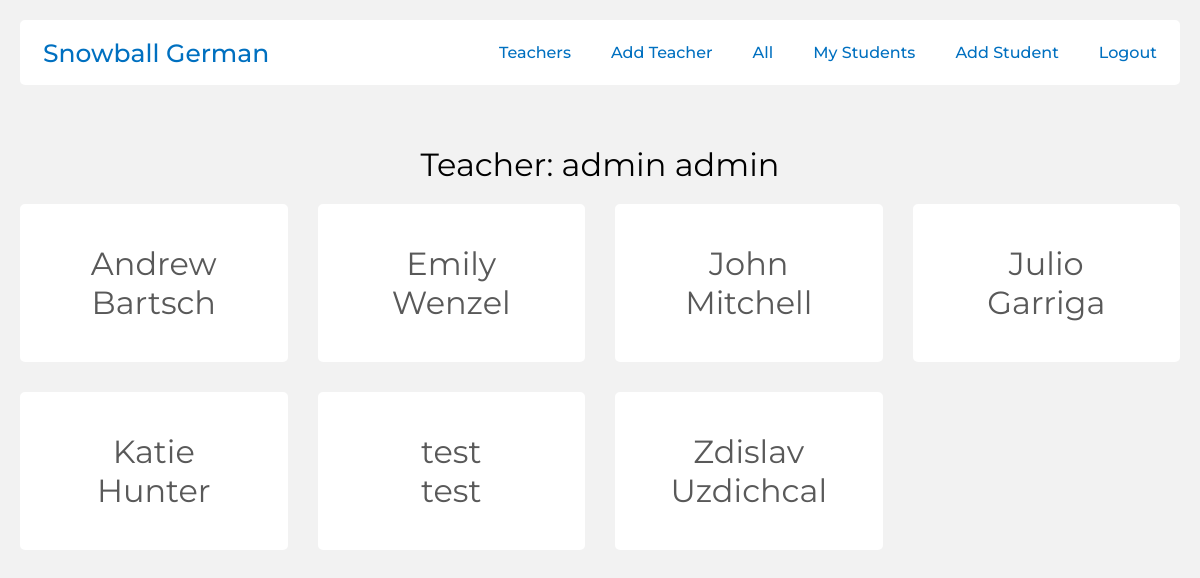
The app's page /030/teacherDetail.php?id=2 (signed in) with its own data.
### tables this page shows
CREATE TABLE `user` (
  `id` int(11) NOT NULL,
  `name` varchar(50) NOT NULL,
  `surname` varchar(50) NOT NULL,
  `email` varchar(50) NOT NULL,
  `password` varchar(200) NOT NULL,
  `admin` tinyint(1) NOT NULL,
  `teacher` tinyint(4) NOT NULL,
  `teacher_id` int(11) NOT NULL,
  `gdpr` tinyint(4) NOT NULL
);

### 030/model/trida.php (called while the page is built, shortened)
<?php
class trida
{
    protected $conn;
    public function __construct()
    {
        $this->conn = new PDO('mysql:host=' . trida::HOST . ';dbname=' . trida::DBNAME,
        trida::USER,
        trida::PASS);
        $this->conn->query('SET NAMES utf8');
    }
    public function exec($sql, $PARAMS = [])
    {
        $stmt = $this->conn->prepare($sql);
        $result = $stmt->execute($PARAMS);
        return $stmt;
    }
    public function selectAll($sql, $PARAMS = [])
    {
        return $this->exec($sql, $PARAMS)->fetchAll();
    }
    public function selectOne($sql, $PARAMS = [])
    {
        return $this->exec($sql, $PARAMS)->fetch();
    }
}

### 030/model/abstraktni.php (called while the page is built, shortened)
<?php
class abstraktni
{
    public function __construct(trida $db)
    {
        $this->db = $db;
    }
}

### 030/model/user_repository.php (called while the page is built, shortened)
<?php
class user_repository extends abstraktni{
    public function GetStudentsByTeacherId($teacher_id)
    {
        $sql = 'SELECT * from user where teacher_id=:teacher_id order by name';
        $params = [
            ':teacher_id' => $teacher_id,
        ];
        return $this->db->selectAll($sql, $params);
    }
    public function getUserById($id)
    {
        $sql ='SELECT * from user where id = :id';
        $params = [
            ':id' => $id,
        ];
        return $this->db->selectOne($sql, $params);
    }
}

### 030/teacherDetail.php (the view, shortened to what this page needs)
<?php
$db = new trida();
$us = new user_repository($db);
$user = $us->getUserByID($_GET['id']);
$student = $us->GetStudentsByTeacherId($_GET['id']);
?>
<?php if(isset($_SESSION['user'])):?>
<!DOCTYPE html>
<html lang="en">
<head>
    <?php include 'head.php'?>
</head>
<body>
    <?php include 'header.php'?>
    <main class="transparent">
            <h1 class="center weight400"> Teacher: <?= $user['name']?> <?= $user['surname']?></a> </h1>
            <div class="students">
                <?php foreach($student as $s):?>
                <a href="tabularOverview.php?id=<?=$s['id']?>" class="student-content link">
                    <div class="students-element">
                        <h1 class="weight400"><?=$s['name']?></h1>
                        <h1 class="weight400"><?=$s['surname']?></h1>
                    </div>
                </a>
                <?php endforeach;?>
            </div>
            </main>
        </body>
        </html>
</body>
</html>
<?php endif;?>

### 030/head.php (shortened to what this page needs)
<link rel="stylesheet" href="style.css">

### 030/header.php (shortened to what this page needs)
<header>
    <h1 class="logo">Snowball German</h1>
        <nav>
        <ul class="navigation">
        <?php if(isset($_SESSION['user']) && $_SESSION['user']['admin'] == 1 ):?>
            <li><a href="teachers.php">Teachers</a></li>
            <li><a href="teacherAdd.php">Add Teacher</a></li>
        <?php endif; ?>
        <?php if(isset($_SESSION['user']) && $_SESSION['user']['teacher'] == 1 | $_SESSION['user']['admin'] == 1):?>
            <li><a href="all.php">All</a></li>
            <li><a href="index.php">My Students</a></li>
            <li><a href="registr.php">Add Student</a></li>
            <li><a href="logout.php">Logout</a></li>
        <?php elseif (isset($_SESSION['user']) && $_SESSION['user']['teacher'] == 0):?>
            <li><a href="studentDetail.php?id=<?=$_SESSION['user']['id']?>">My profile</a></li>
            <li><a href="logout.php" >Logout</a></li>
        <?php else: ?>
            <li><a href="index.php">Log-in</a></li>
            <li><a href="info.php">Info</a></li>
        <?php endif;?>
        </ul>
        </nav>
</header>

### 030/style.css (style rules this page uses)
* { margin: 0; padding: 0; box-sizing: border-box; font-family: 'Montserrat', sans-serif; }
html { --color: #f2f2f2ff; --blue:#0070c0ff; }
body { background: var(--color); }
header { position: relative; max-width: 1200px; margin: 20px auto; padding: 3px; background: #fff; box-sizing: border-box; border-radius: 5px; }
.logo { color: #0070c0ff; height: 50px; font-size: 25px; line-height: 60px; padding-left:20px; text-align: center; box-sizing: border-box; float: left; font-weight: 500; text-decoration: none; }
nav { float: right; }
nav ul { margin: 0; padding: 0; display: flex; align-items: center; }
header nav ul li { list-style: none; align-content: center; display: flex; }
nav ul li a { display: block; margin: 10px 0; padding: 10px 20px; text-decoration: none; color: var(--blue); font-weight: 500; }
main { position: relative; max-width: 1200px; margin: 20px auto; min-height: 90vh; background: #fff; box-sizing: border-box; border-radius: 4px; padding: 30px; }
.transparent { background: transparent; border:none; padding: 0; box-shadow: none; margin-top: 60px; min-height: 90vh; }
.students { display: grid; grid-template-columns: 1fr 1fr 1fr 1fr; grid-gap: 30px; align-items: center; justify-content: center; }
.students-element { text-align: center; background: #fff; padding: 40px 0; border-radius: 5px; transition: 0.4s; color: #595959ff; }
.student-content { width: 100%; height: 100%; }
.weight400 { font-weight: 400; }
.link { text-decoration: none; color: #000; }
.center { text-align: center; margin-bottom: 20px; }
@media (max-width: 1200px) { header { margin: 20px; } }
@media (max-width: 1200px) { main { margin: 20px; } }

### records on screen
user: name "admin", surname "admin"
user: name "Andrew", surname "Bartsch"
user: name "Emily", surname "Wenzel"
user: name "John", surname "Mitchell"
user: name "Julio", surname "Garriga"
user: name "Katie", surname "Hunter"
user: name "test", surname "test"
user: name "Zdislav", surname "Uzdichcal"
